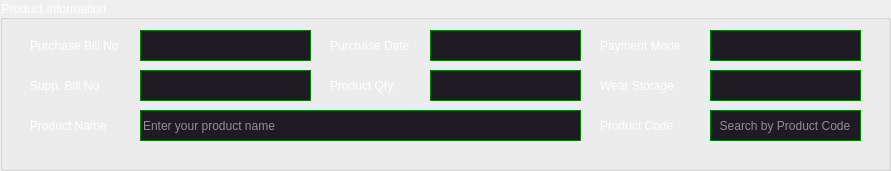
  <widget class="QGroupBox" name="groupBox">
   <property name="geometry">
    <rect>
     <x>15</x>
     <y>47</y>
     <width>891</width>
     <height>171</height>
    </rect>
   </property>
   <property name="styleSheet">
    <string notr="true">color: rgb(255, 255, 255);
font: 10pt &quot;Segoe UI&quot;;</string>
   </property>
   <property name="title">
    <string>Product Information</string>
   </property>
   <widget class="QLabel" name="label_2">
    <property name="geometry">
     <rect>
      <x>30</x>
      <y>70</y>
      <width>81</width>
      <height>31</height>
     </rect>
    </property>
    <property name="font">
     <font>
      <family>Segoe UI</family>
      <pointsize>9</pointsize>
      <italic>false</italic>
      <bold>false</bold>
     </font>
    </property>
    <property name="styleSheet">
     <string notr="true">color: rgb(255, 255, 255);
font: 9pt &quot;Segoe UI&quot;;</string>
    </property>
    <property name="text">
     <string>Supp. Bill No</string>
    </property>
   </widget>
   <widget class="QLineEdit" name="lineEdit_2">
    <property name="geometry">
     <rect>
      <x>140</x>
      <y>70</y>
      <width>171</width>
      <height>31</height>
     </rect>
    </property>
    <property name="font">
     <font>
      <family>Segoe UI</family>
      <pointsize>9</pointsize>
      <italic>false</italic>
      <bold>false</bold>
     </font>
    </property>
    <property name="styleSheet">
     <string notr="true">color: white;
background-color:  #1F1B24;
border: 0.5px solid green;
font: 9pt &quot;Segoe UI&quot;;</string>
    </property>
    <property name="clearButtonEnabled">
     <bool>true</bool>
    </property>
   </widget>
   <widget class="QLabel" name="label">
    <property name="geometry">
     <rect>
      <x>30</x>
      <y>30</y>
      <width>101</width>
      <height>31</height>
     </rect>
    </property>
    <property name="font">
     <font>
      <family>Segoe UI</family>
      <pointsize>9</pointsize>
      <italic>false</italic>
      <bold>false</bold>
     </font>
    </property>
    <property name="styleSheet">
     <string notr="true">color: rgb(255, 255, 255);
font: 9pt &quot;Segoe UI&quot;;</string>
    </property>
    <property name="text">
     <string>Purchase Bill No</string>
    </property>
   </widget>
   <widget class="QLineEdit" name="lineEdit_4">
    <property name="geometry">
     <rect>
      <x>140</x>
      <y>110</y>
      <width>441</width>
      <height>31</height>
     </rect>
    </property>
    <property name="font">
     <font>
      <family>Segoe UI</family>
      <pointsize>9</pointsize>
      <italic>false</italic>
      <bold>false</bold>
     </font>
    </property>
    <property name="styleSheet">
     <string notr="true">color: white;
background-color:  #1F1B24;
border: 0.5px solid green;
font: 9pt &quot;Segoe UI&quot;;</string>
    </property>
    <property name="placeholderText">
     <string>Enter your product name</string>
    </property>
    <property name="clearButtonEnabled">
     <bool>true</bool>
    </property>
   </widget>
   <widget class="QLineEdit" name="lineEdit_13">
    <property name="geometry">
     <rect>
      <x>430</x>
      <y>70</y>
      <width>151</width>
      <height>31</height>
     </rect>
    </property>
    <property name="font">
     <font>
      <family>Segoe UI</family>
      <pointsize>9</pointsize>
      <italic>false</italic>
      <bold>false</bold>
     </font>
    </property>
    <property name="styleSheet">
     <string notr="true">color: white;
background-color:  #1F1B24;
border: 0.5px solid green;
font: 9pt &quot;Segoe UI&quot;;</string>
    </property>
    <property name="clearButtonEnabled">
     <bool>true</bool>
    </property>
   </widget>
   <widget class="QLabel" name="label_4">
    <property name="geometry">
     <rect>
      <x>30</x>
      <y>110</y>
      <width>91</width>
      <height>31</height>
     </rect>
    </property>
    <property name="font">
     <font>
      <family>Segoe UI</family>
      <pointsize>9</pointsize>
      <italic>false</italic>
      <bold>false</bold>
     </font>
    </property>
    <property name="styleSheet">
     <string notr="true">color: rgb(255, 255, 255);
font: 9pt &quot;Segoe UI&quot;;</string>
    </property>
    <property name="text">
     <string>Product Name</string>
    </property>
   </widget>
   <widget class="QLineEdit" name="lineEdit_7">
    <property name="geometry">
     <rect>
      <x>710</x>
      <y>110</y>
      <width>151</width>
      <height>31</height>
     </rect>
    </property>
    <property name="font">
     <font>
      <family>Segoe UI</family>
      <pointsize>9</pointsize>
      <italic>false</italic>
      <bold>false</bold>
     </font>
    </property>
    <property name="styleSheet">
     <string notr="true">color: white;
background-color:  #1F1B24;
border: 0.5px solid green;
font: 9pt &quot;Segoe UI&quot;;</string>
    </property>
    <property name="text">
     <string/>
    </property>
    <property name="placeholderText">
     <string>  Search by Product Code</string>
    </property>
    <property name="clearButtonEnabled">
     <bool>true</bool>
    </property>
   </widget>
   <widget class="QLabel" name="label_9">
    <property name="geometry">
     <rect>
      <x>600</x>
      <y>110</y>
      <width>91</width>
      <height>31</height>
     </rect>
    </property>
    <property name="font">
     <font>
      <family>Segoe UI</family>
      <pointsize>9</pointsize>
      <italic>false</italic>
      <bold>false</bold>
     </font>
    </property>
    <property name="styleSheet">
     <string>color: rgb(255, 255, 255);
font: 9pt &quot;Segoe UI&quot;;</string>
    </property>
    <property name="text">
     <string>Product Code</string>
    </property>
   </widget>
   <widget class="QLabel" name="label_5">
    <property name="geometry">
     <rect>
      <x>330</x>
      <y>30</y>
      <width>91</width>
      <height>31</height>
     </rect>
    </property>
    <property name="font">
     <font>
      <family>Segoe UI</family>
      <pointsize>9</pointsize>
      <italic>false</italic>
      <bold>false</bold>
     </font>
    </property>
    <property name="styleSheet">
     <string notr="true">color: rgb(255, 255, 255);
font: 9pt &quot;Segoe UI&quot;;</string>
    </property>
    <property name="text">
     <string>Purchase Date</string>
    </property>
   </widget>
   <widget class="QLabel" name="label_6">
    <property name="geometry">
     <rect>
      <x>330</x>
      <y>70</y>
      <width>91</width>
      <height>31</height>
     </rect>
    </property>
    <property name="font">
     <font>
      <family>Segoe UI</family>
      <pointsize>9</pointsize>
      <italic>false</italic>
      <bold>false</bold>
     </font>
    </property>
    <property name="styleSheet">
     <string notr="true">color: rgb(255, 255, 255);
font: 9pt &quot;Segoe UI&quot;;</string>
    </property>
    <property name="text">
     <string>Product Qty.</string>
    </property>
   </widget>
   <widget class="QLineEdit" name="lineEdit_18">
    <property name="geometry">
     <rect>
      <x>710</x>
      <y>70</y>
      <width>151</width>
      <height>31</height>
     </rect>
    </property>
    <property name="font">
     <font>
      <family>Segoe UI</family>
      <pointsize>9</pointsize>
      <italic>false</italic>
      <bold>false</bold>
     </font>
    </property>
    <property name="styleSheet">
     <string notr="true">color: white;
background-color:  #1F1B24;
border: 0.5px solid green;
font: 9pt &quot;Segoe UI&quot;;</string>
    </property>
    <property name="text">
     <string/>
    </property>
    <property name="clearButtonEnabled">
     <bool>true</bool>
    </property>
   </widget>
   <widget class="QLabel" name="label_7">
    <property name="geometry">
     <rect>
      <x>600</x>
      <y>70</y>
      <width>91</width>
      <height>31</height>
     </rect>
    </property>
    <property name="font">
     <font>
      <family>Segoe UI</family>
      <pointsize>9</pointsize>
      <italic>false</italic>
      <bold>false</bold>
     </font>
    </property>
    <property name="styleSheet">
     <string notr="true">color: rgb(255, 255, 255);
font: 9pt &quot;Segoe UI&quot;;</string>
    </property>
    <property name="text">
     <string>Wear Storage</string>
    </property>
   </widget>
   <widget class="QLabel" name="label_3">
    <property name="geometry">
     <rect>
      <x>600</x>
      <y>30</y>
      <width>101</width>
      <height>31</height>
     </rect>
    </property>
    <property name="font">
     <font>
      <family>Segoe UI</family>
      <pointsize>9</pointsize>
      <italic>false</italic>
      <bold>false</bold>
     </font>
    </property>
    <property name="styleSheet">
     <string notr="true">color: rgb(255, 255, 255);
font: 9pt &quot;Segoe UI&quot;;</string>
    </property>
    <property name="text">
     <string>Payment Mode</string>
    </property>
   </widget>
   <widget class="QLineEdit" name="lineEdit_19">
    <property name="enabled">
     <bool>false</bool>
    </property>
    <property name="geometry">
     <rect>
      <x>430</x>
      <y>30</y>
      <width>151</width>
      <height>31</height>
     </rect>
    </property>
    <property name="font">
     <font>
      <family>Segoe UI</family>
      <pointsize>9</pointsize>
      <italic>false</italic>
      <bold>false</bold>
     </font>
    </property>
    <property name="styleSheet">
     <string notr="true">color: white;
background-color:  #1F1B24;
border: 0.5px solid green;
font: 9pt &quot;Segoe UI&quot;;</string>
    </property>
    <property name="clearButtonEnabled">
     <bool>true</bool>
    </property>
   </widget>
   <widget class="QLineEdit" name="lineEdit_20">
    <property name="geometry">
     <rect>
      <x>710</x>
      <y>30</y>
      <width>151</width>
      <height>31</height>
     </rect>
    </property>
    <property name="font">
     <font>
      <family>Segoe UI</family>
      <pointsize>9</pointsize>
      <italic>false</italic>
      <bold>false</bold>
     </font>
    </property>
    <property name="styleSheet">
     <string notr="true">color: white;
background-color:  #1F1B24;
border: 0.5px solid green;
font: 9pt &quot;Segoe UI&quot;;</string>
    </property>
    <property name="text">
     <string/>
    </property>
    <property name="clearButtonEnabled">
     <bool>true</bool>
    </property>
   </widget>
   <widget class="QLineEdit" name="lineEdit">
    <property name="geometry">
     <rect>
      <x>140</x>
      <y>30</y>
      <width>171</width>
      <height>31</height>
     </rect>
    </property>
    <property name="styleSheet">
     <string notr="true">color: white;
background-color:  #1F1B24;
border: 0.5px solid green;
font: 9pt &quot;Segoe UI&quot;;</string>
    </property>
    <property name="clearButtonEnabled">
     <bool>true</bool>
    </property>
   </widget>
  </widget>
